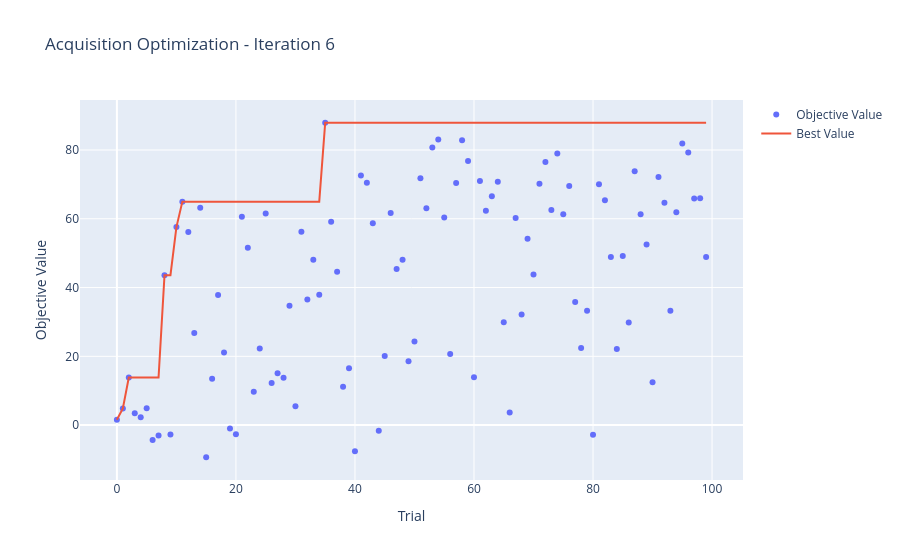

The notebook cell this image was saved under:
### Markdown cell above
## Optuna Visualization Options

The Optuna-based optimizer exposes multiple visualization methods to analyze optimization behavior across both levels:
- **Acquisition Function Optimization**: How Optuna explores the GP's acquisition function landscape
- **Hyperparameter Optimization**: How Optuna adapts GP hyperparameters over iterations

Available plots:
1. **Optimization History** — Best value found over trials
2. **Parameter Importances** — Which parameters matter most
3. **Parallel Coordinates** — Parameter trade-offs and interactions
4. **Slice Plot** — Individual parameter impact on objective

### Code cell
# Visualization 1: Acquisition Function Optimization History
print("=" * 60)
print("ACQUISITION FUNCTION OPTIMIZATION ANALYSIS")
print("=" * 60)

# Plot optimization history for the most recent acquisition study
fig_acq_hist = optimizer_func4.plot_acquisition_optimization()
if fig_acq_hist:
    fig_acq_hist.show()
    print("\nShowing how Optuna's TPE sampler explores the acquisition function landscape")

### Figure 1 — Plotly figure (JSON) as saved in the notebook; plotly's stock layout.template omitted (floating-point values rounded to 4 significant figures)
{"data": [{"mode": "markers", "name": "Objective Value", "type": "scatter", "x": [0, 1, 2, 3, 4, 5, 6, 7, 8, 9, 10, 11, 12, 13, 14, 15, 16, 17, 18, 19, 20, 21, 22, 23, 24, 25, 26, 27, 28, 29, 30, 31, 32, 33, 34, 35, 36, 37, 38, 39, 40, 41, 42, 43, 44, 45, 46, 47, 48, 49, 50, 51, 52, 53, 54, 55, 56, 57, 58, 59, 60, 61, 62, 63, 64, 65, 66, 67, 68, 69, 70, 71, 72, 73, 74, 75, 76, 77, 78, 79, 80, 81, 82, 83, 84, 85, 86, 87, 88, 89, 90, 91, 92, 93, 94, 95, 96, 97, 98, 99], "y": [1.582, 4.822, 13.83, 3.426, 2.315, 4.872, -4.331, -3.006, 43.59, -2.731, 57.58, 64.98, 56.14, 26.79, 63.2, -9.342, 13.5, 37.86, 21.15, -0.9621, -2.69, 60.6, 51.58, 9.71, 22.26, 61.51, 12.21, 15.06, 13.77, 34.68, 5.452, 56.2, 36.55, 48.09, 37.89, 87.92, 59.16, 44.58, 11.12, 16.53, -7.617, 72.59, 70.51, 58.69, -1.613, 20.06, 61.71, 45.41, 48.12, 18.57, 24.28, 71.79, 63.06, 80.73, 83.08, 60.34, 20.66, 70.39, 82.81, 76.8, 13.9, 70.97, 62.3, 66.54, 70.79, 29.9, 3.645, 60.2, 32.14, 54.21, 43.78, 70.2, 76.53, 62.52, 78.99, 61.3, 69.56, 35.82, 22.45, 33.29, -2.806, 70.02, 65.36, 48.9, 22.12, 49.15, 29.85, 73.81, 61.29, 52.51, 12.46, 72.11, 64.69, 33.25, 61.92, 81.92, 79.23, 65.91, 65.96, 48.92]}, {"mode": "lines", "name": "Best Value", "type": "scatter", "x": [0, 1, 2, 3, 4, 5, 6, 7, 8, 9, 10, 11, 12, 13, 14, 15, 16, 17, 18, 19, 20, 21, 22, 23, 24, 25, 26, 27, 28, 29, 30, 31, 32, 33, 34, 35, 36, 37, 38, 39, 40, 41, 42, 43, 44, 45, 46, 47, 48, 49, 50, 51, 52, 53, 54, 55, 56, 57, 58, 59, 60, 61, 62, 63, 64, 65, 66, 67, 68, 69, 70, 71, 72, 73, 74, 75, 76, 77, 78, 79, 80, 81, 82, 83, 84, 85, 86, 87, 88, 89, 90, 91, 92, 93, 94, 95, 96, 97, 98, 99], "y": [1.582, 4.822, 13.83, 13.83, 13.83, 13.83, 13.83, 13.83, 43.59, 43.59, 57.58, 64.98, 64.98, 64.98, 64.98, 64.98, 64.98, 64.98, 64.98, 64.98, 64.98, 64.98, 64.98, 64.98, 64.98, 64.98, 64.98, 64.98, 64.98, 64.98, 64.98, 64.98, 64.98, 64.98, 64.98, 87.92, 87.92, 87.92, 87.92, 87.92, 87.92, 87.92, 87.92, 87.92, 87.92, 87.92, 87.92, 87.92, 87.92, 87.92, 87.92, 87.92, 87.92, 87.92, 87.92, 87.92, 87.92, 87.92, 87.92, 87.92, 87.92, 87.92, 87.92, 87.92, 87.92, 87.92, 87.92, 87.92, 87.92, 87.92, 87.92, 87.92, 87.92, 87.92, 87.92, 87.92, 87.92, 87.92, 87.92, 87.92, 87.92, 87.92, 87.92, 87.92, 87.92, 87.92, 87.92, 87.92, 87.92, 87.92, 87.92, 87.92, 87.92, 87.92, 87.92, 87.92, 87.92, 87.92, 87.92, 87.92]}, {"marker": {"color": "#cccccc"}, "mode": "markers", "name": "Infeasible Trial", "showlegend": false, "type": "scatter", "x": [], "y": []}], "layout": {"title": {"text": "Acquisition Optimization - Iteration 6"}, "xaxis": {"title": {"text": "Trial"}}, "yaxis": {"title": {"text": "Objective Value"}}}}
